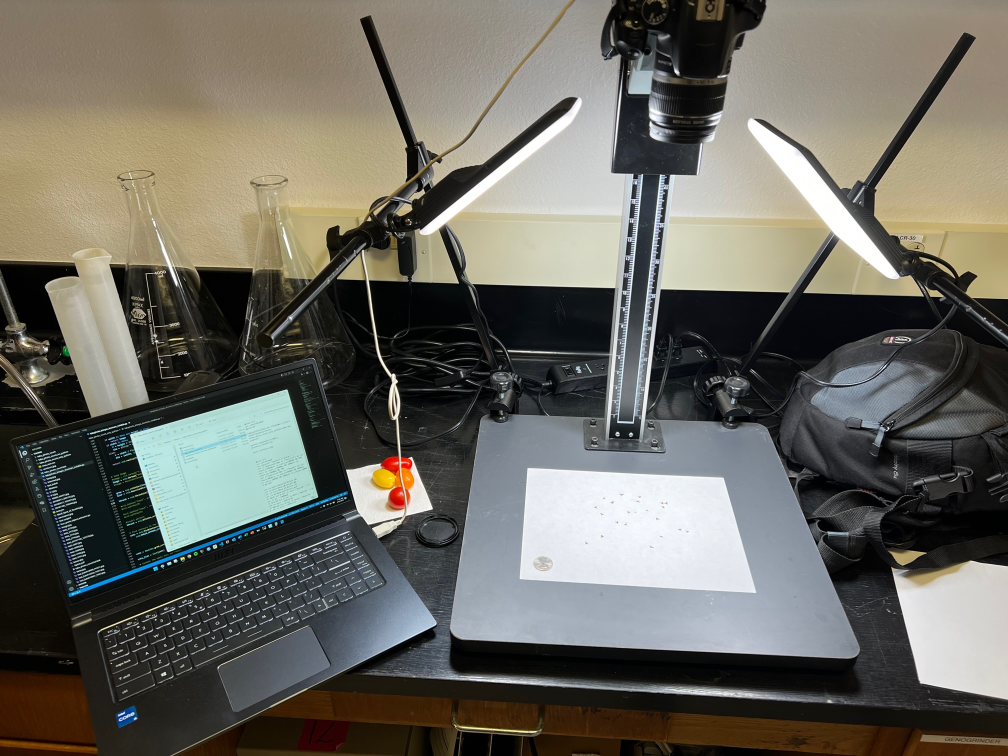
#> input picture resources/IMG_2792.jpg, 2016 x 1512 px (shown at 1/2 size)
$ python helper_script_segmentation.py --input resources/IMG_2792.jpg
#> lines starting #> are read from the running program, lines starting #| are printed output that depends on the picture; after the words box and inside, x2 and y2 are one past the last pixel; in counts of white or black regions, pixels touching at a corner belong together
#> further down, src is the input picture: shape (1512, 2016, 3); mean B, G, R 96.3, 104.6, 106.6
# script primarily from from https://docs.opencv.org/4.x/db/d8e/tutorial_threshold.html

from __future__ import print_function
import cv2 as cv
import argparse
max_value = 255
max_type = 1
max_binary_value = 255
trackbar_type = 'Type: \n 0: Binary \n 1: Binary Inverted \n 2: Truncate \n 3: To Zero \n 4: To Zero Inverted'
trackbar_value = 'Value'
window_name = 'Threshold Demo'

def ResizeWithAspectRatio(image, width=None, height=None, inter=cv.INTER_AREA):
#> called with width = 1000, inter = 3
    dim = None
    (h, w) = image.shape[:2]
#> h = 1512; w = 2016

    if width is None and height is None:
        return image
    if width is None:
        r = height / float(h)
        dim = (int(w * r), height)
    else:
        r = width / float(w)
#> r = 0.496
        dim = (width, int(h * r))
#> dim = (1000, 750)

    return cv.resize(image, dim, interpolation=inter)
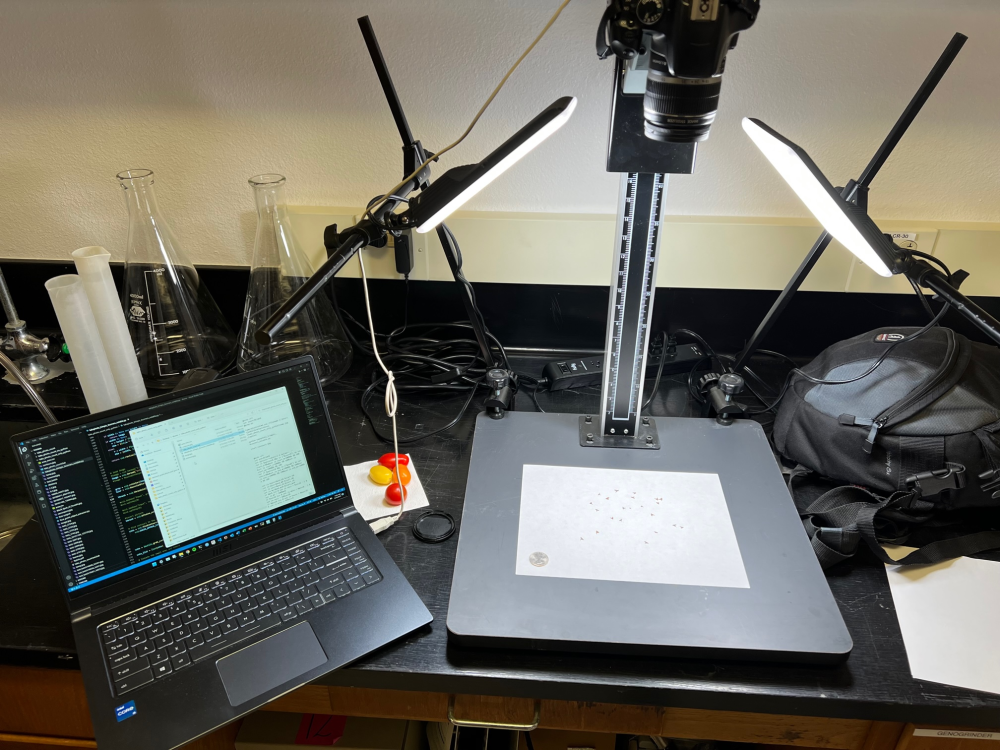
#> returned value: shape (750, 1000, 3); mean of channels 0, 1, 2 96.3, 104.6, 106.6; drawn as B, G, R


def Threshold_Demo(val):
    #0: Binary
    #1: Binary Inverted
    #2: Threshold Truncated
    #3: Threshold to Zero
    #4: Threshold to Zero Inverted
    threshold_type = cv.getTrackbarPos(trackbar_type, window_name)
    threshold_value = cv.getTrackbarPos(trackbar_value, window_name)
    _, dst = cv.threshold(src_gray, threshold_value, max_binary_value, threshold_type )
    cv.imshow(window_name, dst)
parser = argparse.ArgumentParser(description='Code for Basic Thresholding Operations tutorial.')
parser.add_argument('--input', help='Path to input image.', default='stuff.jpg')
args = parser.parse_args()
src = cv.imread(cv.samples.findFile(args.input))
src = ResizeWithAspectRatio(src, width=1000)
if src is None:
    print('Could not open or find the image: ', args.input)
    exit(0)
# Convert the image to Gray
src_gray = cv.cvtColor(src, cv.COLOR_BGR2GRAY)
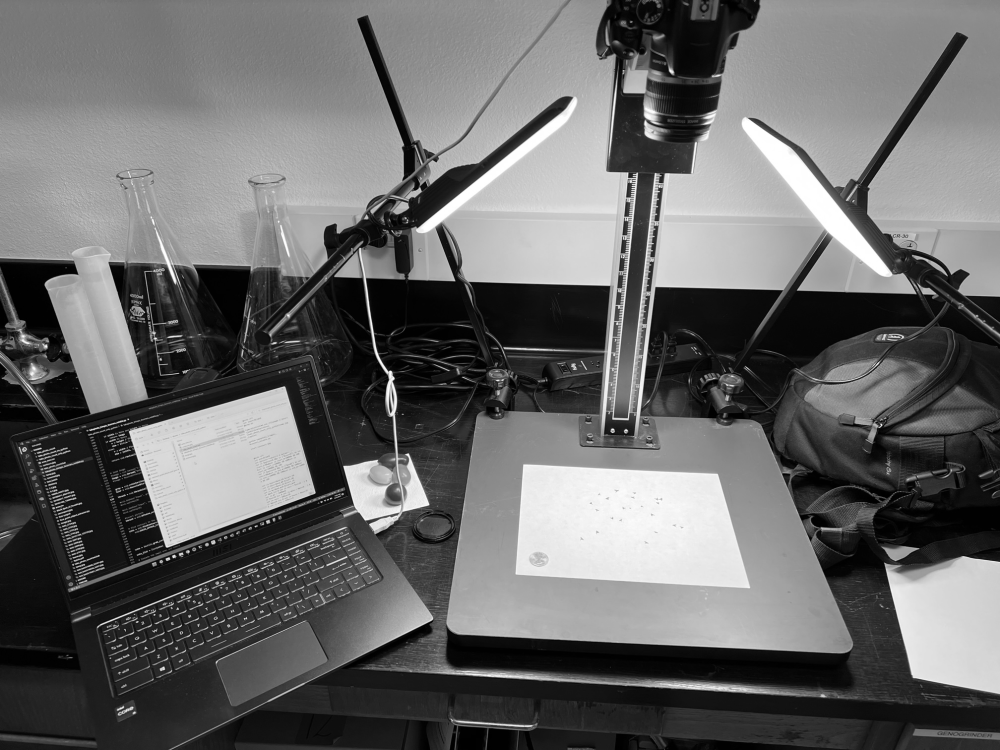
#> src_gray: shape (750, 1000); min 0, max 255, mean 104.2
cv.namedWindow(window_name)
cv.createTrackbar(trackbar_type, window_name , 0, max_type, Threshold_Demo)
# Create Trackbar to choose Threshold value
cv.createTrackbar(trackbar_value, window_name , 100,max_value, Threshold_Demo)
# Call the function to initialize
Threshold_Demo(0)
#> in Threshold_Demo, `_, dst = cv.threshold(src_gray, threshold_value, max_binary_value, thr..`:
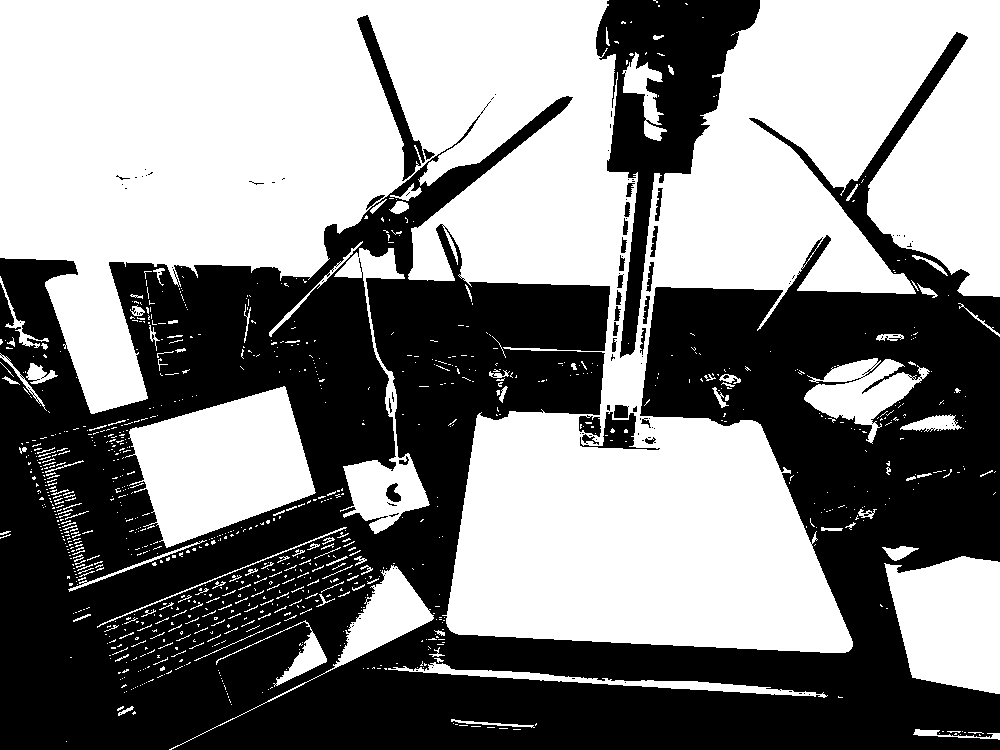
#> dst: shape (750, 1000); 52.4% white; 117 black regions (89 under 20 px), largest, box (x1, y1, x2, y2) and area: (0, 32, 1000, 750) 331051, (596, 0, 760, 358) 20458, (357, 15, 425, 181) 2055
# Wait until user finishes program
cv.waitKey()

$ run again, on resources/IMG_2889.jpg
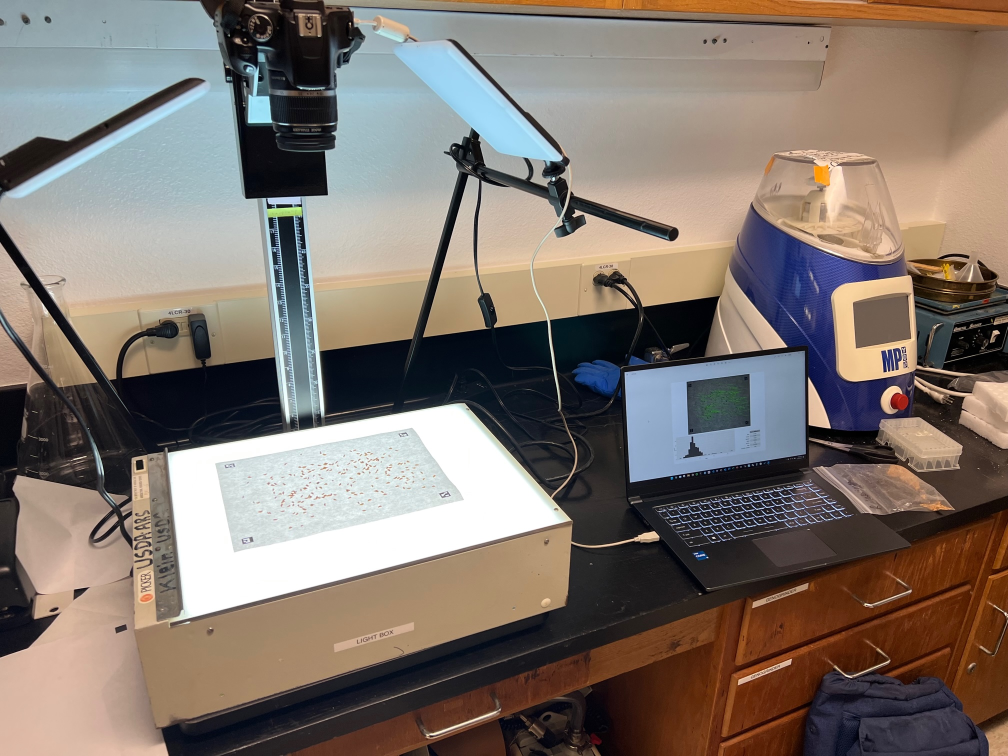
#> input picture resources/IMG_2889.jpg, 2016 x 1512 px (shown at 1/2 size)
#> src is the input picture: shape (1512, 2016, 3); mean B, G, R 108.8, 116.7, 127.7
#> `src_gray = cv.cvtColor(src, cv.COLOR_BGR2GRAY)`:
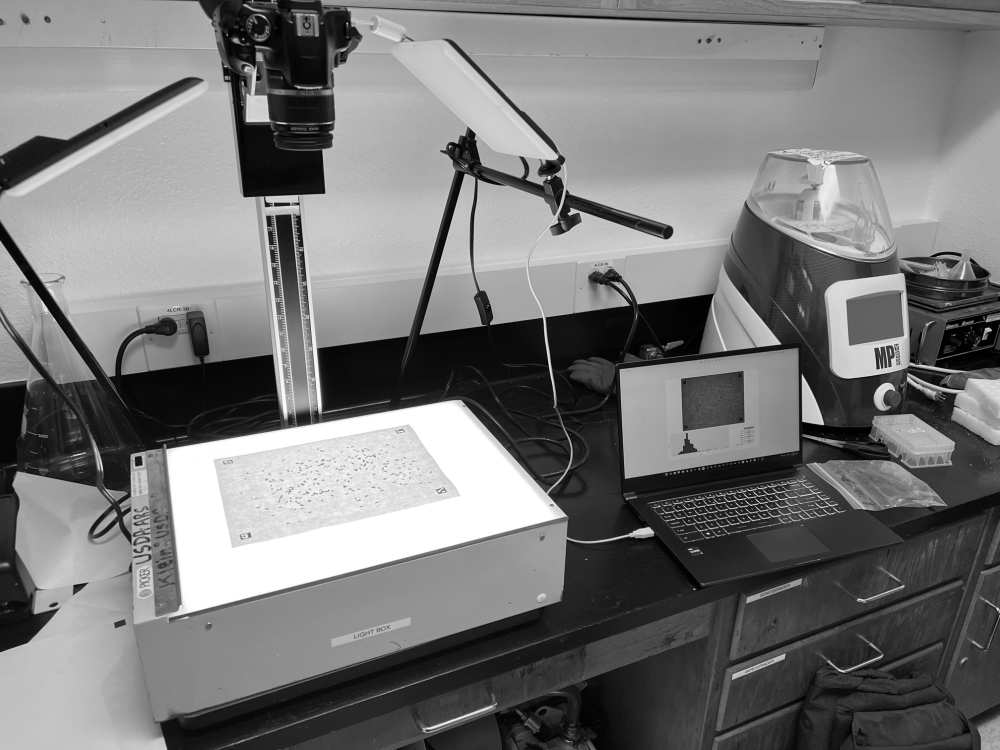
#> src_gray: shape (750, 1000); min 0, max 255, mean 119.1
#> in Threshold_Demo, `_, dst = cv.threshold(src_gray, threshold_value, max_binary_value, thr..`:
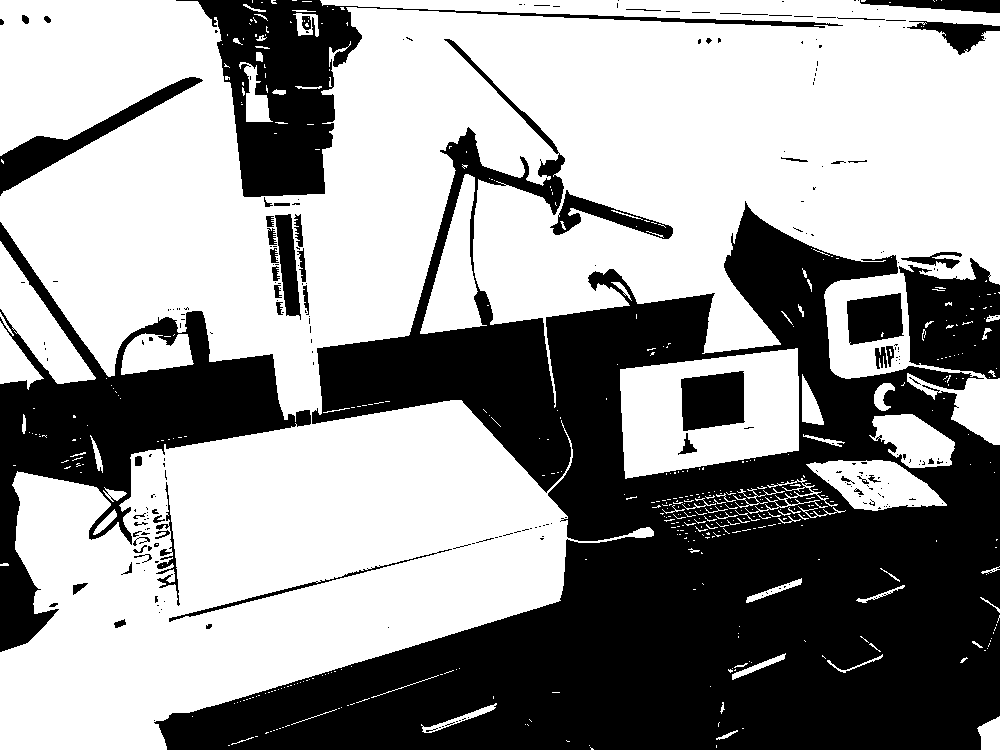
#> dst: shape (750, 1000); 59.6% white; 264 black regions (201 under 20 px), largest, box (x1, y1, x2, y2) and area: (154, 39, 1000, 750) 218918, (0, 222, 311, 652) 34410, (176, 0, 843, 197) 20513
